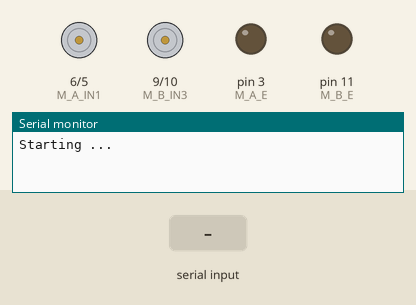
A sketch run on a simulated Arduino Uno, built with avr-gcc and run on an emulated ATmega328P. Shown: motor-driver pin pairs drawn as motors (green arrow = first pin HIGH = forward, orange = second pin HIGH = backward, longer = more drive), output pins drawn as LEDs (lit = HIGH), the last lines printed to the serial monitor. The test bench sets the inputs (shaded band).

Above: at 1.2 s.
1.3 s: "90,45\n" received over Serial
At 1.6 s:
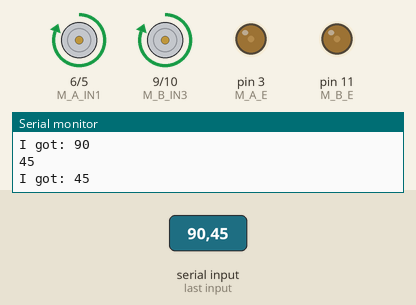
2.8 s: "30,150\n" received over Serial
At 4.0 s:
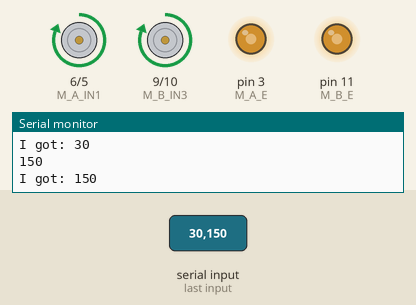
4.3 s: "200\n" received over Serial
At 5.0 s:
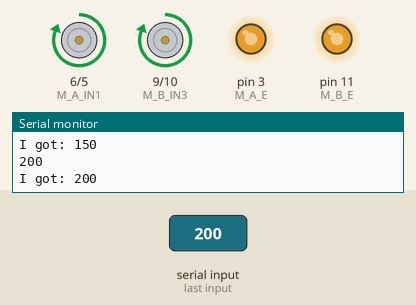
5.8 s: "90\n" received over Serial
At 6.1 s:
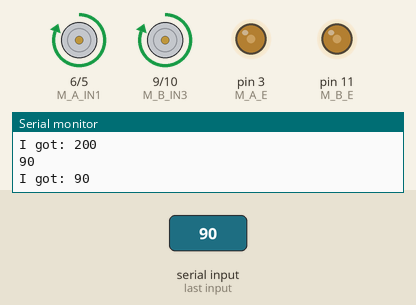
7.3 s: "A,45\n" received over Serial
At 8.6 s:
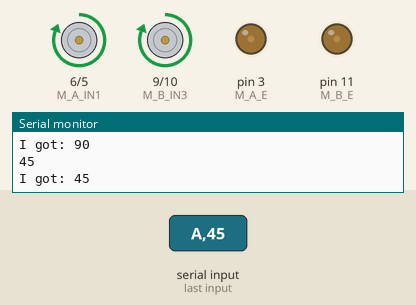
Timing chart, 0 to 9.8 s (numbered marks = the images above; inputs shaded):
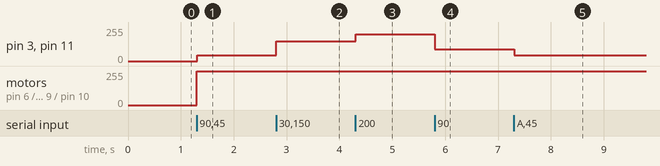

Measured:
- after the input at 1.3 s, pin 3 (M_A_E), pin 11 (M_B_E): 0/255 → 45/255 at once; motor on pin 6 (M_A_IN1) / pin 5 (M_A_IN2), motor on pin 9 (M_B_IN3) / pin 10 (M_B_IN4): stopped → forward 255/255 at once
- after the input at 2.8 s, pin 3 (M_A_E), pin 11 (M_B_E): 45/255 → 150/255 at once
- after the input at 4.3 s, pin 3 (M_A_E), pin 11 (M_B_E): 150/255 → 200/255 at once
- after the input at 5.8 s, pin 3 (M_A_E), pin 11 (M_B_E): 200/255 → 90/255 at once
- after the input at 7.3 s, pin 3 (M_A_E), pin 11 (M_B_E): 90/255 → 45/255 at once

The sketch:

version_2.ino
```cpp
/* Include the software serial port library */
#include <SoftwareSerial.h>
/* to communicate with the Bluetooth module's TXD pin */
#define BT_SERIAL_TX 12
/* to communicate with the Bluetooth module's RXD pin */
#define BT_SERIAL_RX 13
/* Initialise the software serial port */
SoftwareSerial BluetoothSerial(BT_SERIAL_TX, BT_SERIAL_RX);

//Motor A enable = pin 2
int M_A_E = 3;
//Motor A IN1    = pin 2
int M_A_IN1 = 6;
//Motor A IN2    = pin 3
int M_A_IN2 = 5;

//Motor B enable = pin 4
int M_B_E = 11;
//Motor B IN3    = pin 5
int M_B_IN3 = 9;
//Motor B IN4    = pin 6
int M_B_IN4 = 10;

int steer = 0;
int motor_speed = 0;

void setup() {
  pinMode(M_A_E, OUTPUT);
  pinMode(M_A_IN1, OUTPUT);
  pinMode(M_A_IN2, OUTPUT);
  pinMode(M_B_E, OUTPUT);
  pinMode(M_B_IN3, OUTPUT);
  pinMode(M_B_IN4, OUTPUT);

  Serial.begin(9600); // Initialise BlueTooth

  Serial.print("Starting ...");
}

void brake(char motor) {
  if (motor == 'A') {
    digitalWrite(M_A_IN1, LOW);
    digitalWrite(M_A_IN2, LOW);
  }
  if (motor == 'B') {
    digitalWrite(M_B_IN3, LOW);
    digitalWrite(M_B_IN4, LOW);
  }
}

void forward(char motor) {
  if (motor == 'A') {
    digitalWrite(M_A_IN1, HIGH);
    digitalWrite(M_A_IN2, LOW);
  }
  if (motor == 'B') {
    digitalWrite(M_B_IN3, HIGH);
    digitalWrite(M_B_IN4, LOW);
  }
}

void backward(char motor) {
  if (motor == 'A') {
    digitalWrite(M_A_IN1, LOW);
    digitalWrite(M_A_IN2, HIGH);
  }
  if (motor == 'B') {
    digitalWrite(M_B_IN3, LOW);
    digitalWrite(M_B_IN4, HIGH);
  }
}

void loop() {
  while (Serial.available() == 0);

  int val = Serial.parseFloat(); //read int or parseFloat for ..float...

  if (val > 0) {

  Serial.println(val);

  // say what you got:
  Serial.print("I got: ");
  Serial.println(val);

  if (val < 1000) {
    motor_speed = val;
  }
  if (val >= 1000) {
    steer = val - 2000;
  }


  forward('A');
  forward('B');

  analogWrite(M_A_E, motor_speed+steer);
  analogWrite(M_B_E, motor_speed-steer);
}
}
```
